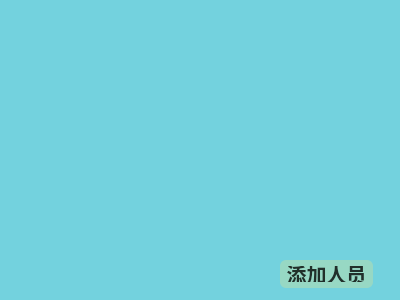
<?xml version="1.0" encoding="UTF-8"?>
<ui version="4.0">
 <class>Speci</class>
 <widget class="QWidget" name="Speci">
  <property name="geometry">
   <rect>
    <x>0</x>
    <y>0</y>
    <width>400</width>
    <height>300</height>
   </rect>
  </property>
  <property name="windowTitle">
   <string>Form</string>
  </property>
  <property name="styleSheet">
   <string notr="true">background-color: #73d2de</string>
  </property>
  <widget class="QPushButton" name="pushButton">
   <property name="geometry">
    <rect>
     <x>280</x>
     <y>260</y>
     <width>93</width>
     <height>28</height>
    </rect>
   </property>
   <property name="styleSheet">
    <string notr="true">QPushButton{
            background-color:#97d8c4;
            order-style:outset;
            border-width:2px;
            border-radius:6px;
            border-color:white;
            font:bold 20px;
            color:rgba(0,0,0,200);
            padding:6px;
            }
QPushButton:pressed{
            background-color:#b2f7ef;
            border-color:white;
            border-style:inset;
            color:rgba(0,0,0,100);
            }
 QPushButton:hover{
            background-color:#b2f7ef;
            border-color:white;
            color:rgba(0,0,0,200);
            }</string>
   </property>
   <property name="text">
    <string>添加人员</string>
   </property>
  </widget>
 </widget>
 <resources/>
 <connections/>
</ui>
